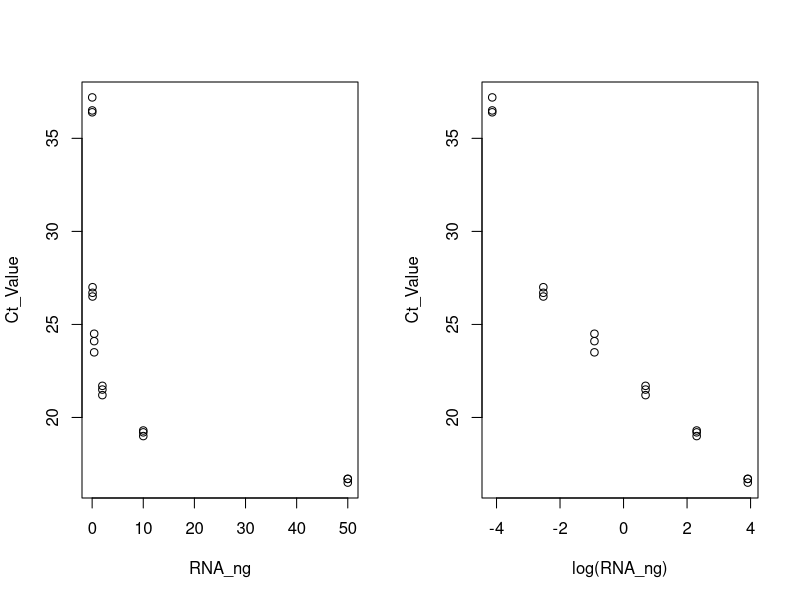
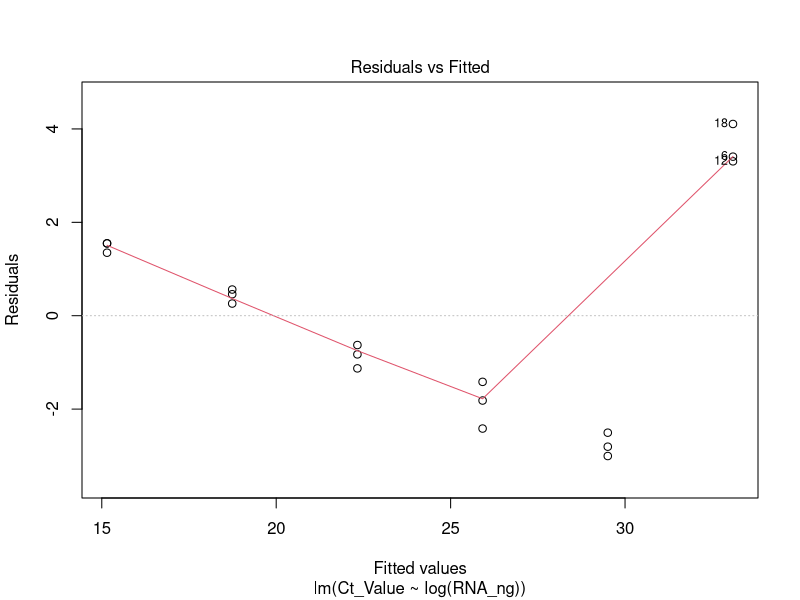
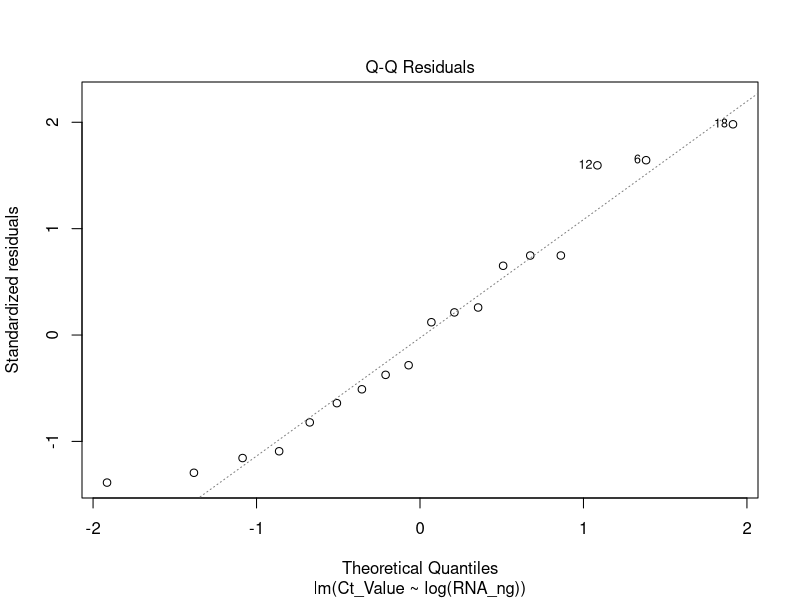
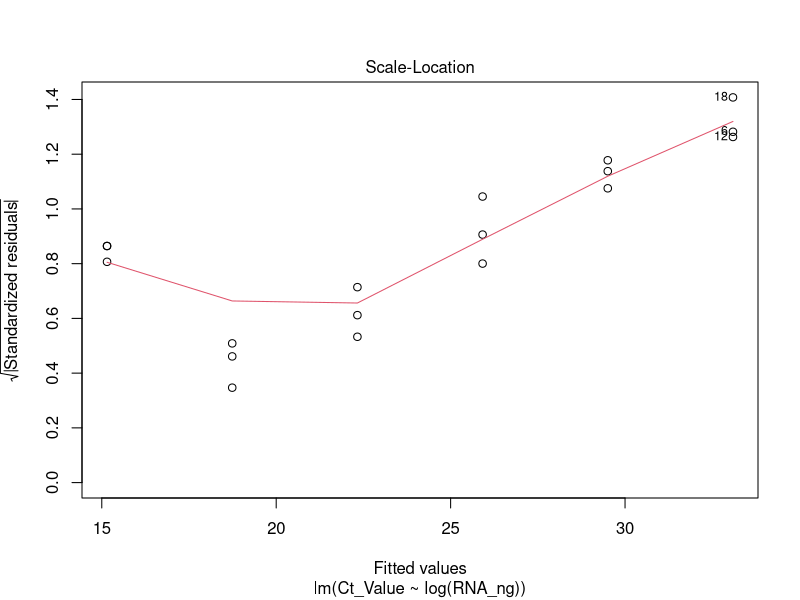
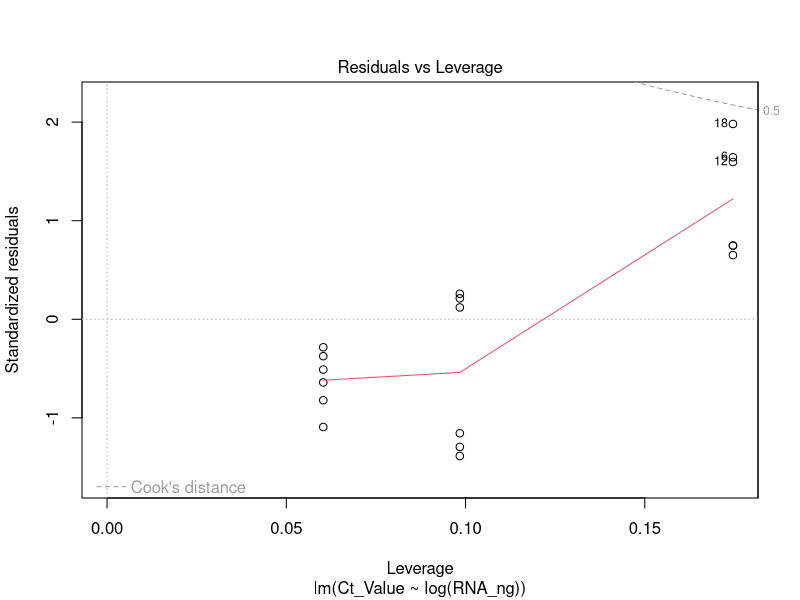
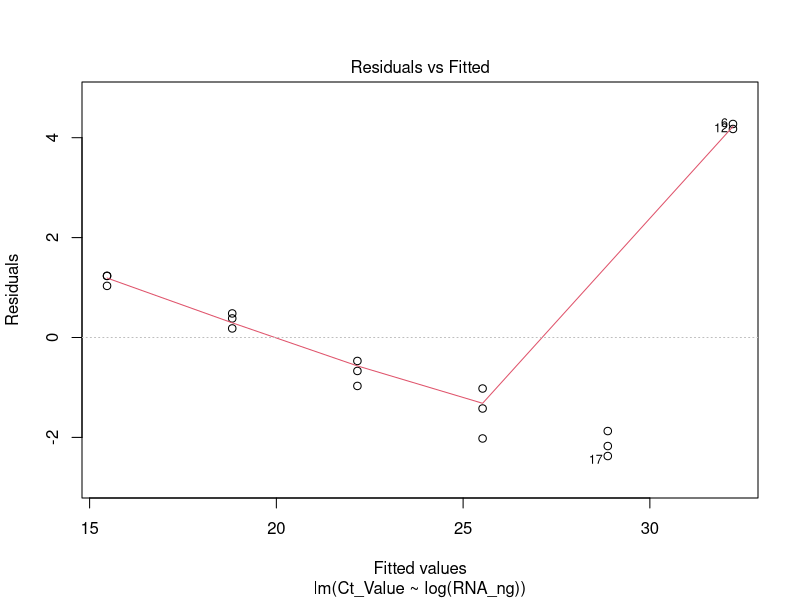
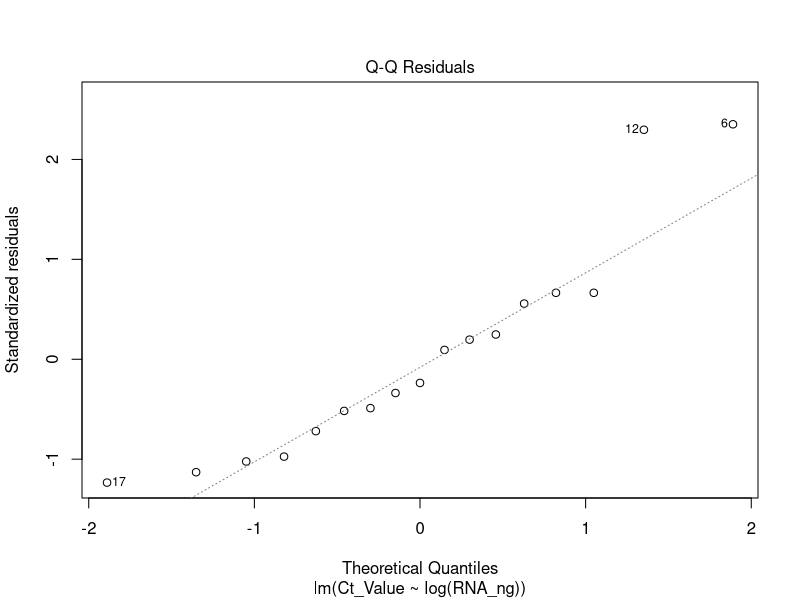
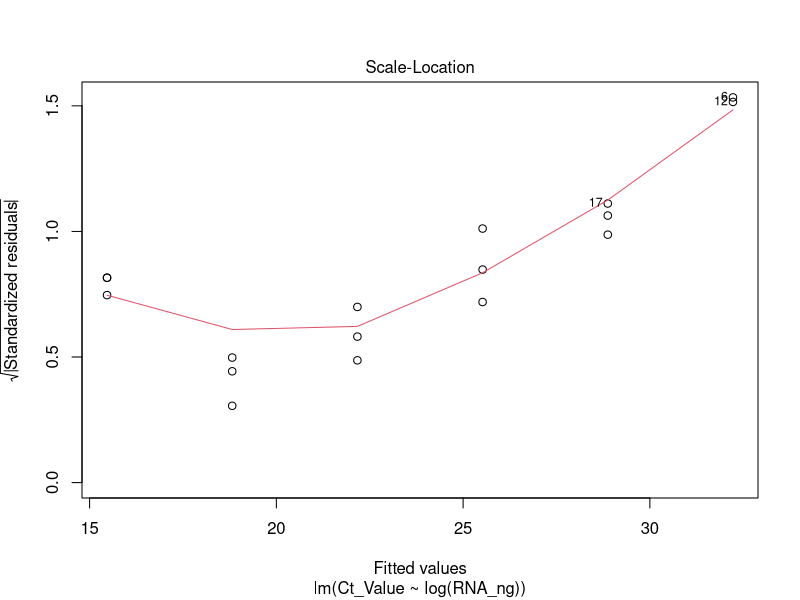

R code for these plots, in order:
#==============================
# Examples for video 6.3
#==============================

gapdh.qPCR <- read.table(header=TRUE, text='
 GAPDH	RNA_ng	A1	A2	A3
std_curve	50	16.5	16.7	16.7
std_curve	10	19.3	19.2	19
std_curve	2	21.7	21.5	21.2
std_curve	0.4	24.5	24.1	23.5
std_curve	0.08	26.7	27	26.5
std_curve	0.016	36.5	36.4	37.2
 ')

str(gapdh.qPCR)

library(reshape2)
gapdh.qPCR <- melt(gapdh.qPCR, id.vars=c("GAPDH", "RNA_ng"), value.name="Ct_Value")
str(gapdh.qPCR)
head(gapdh.qPCR)

attach(gapdh.qPCR)
names(gapdh.qPCR)

# Plot the Ct values
par(mfrow=c(1,2))
plot(RNA_ng, Ct_Value)
plot(log(RNA_ng), Ct_Value)

lm(Ct_Value ~ log(RNA_ng))

model <- lm(Ct_Value ~ log(RNA_ng))
summary(model)

par(mfrow=c(1,1))
plot(model)

# Removing an outlier e.g. sample 18
RNA_ng[18]
Ct_Value[18] 

model2 <- update(model, subset=(Ct_Value !=37.2))
summary(model2)

# Runs: lm(formula = Ct_Value ~ log(RNA_ng), subset = (Ct_Value != 37.2))
plot(model2)
